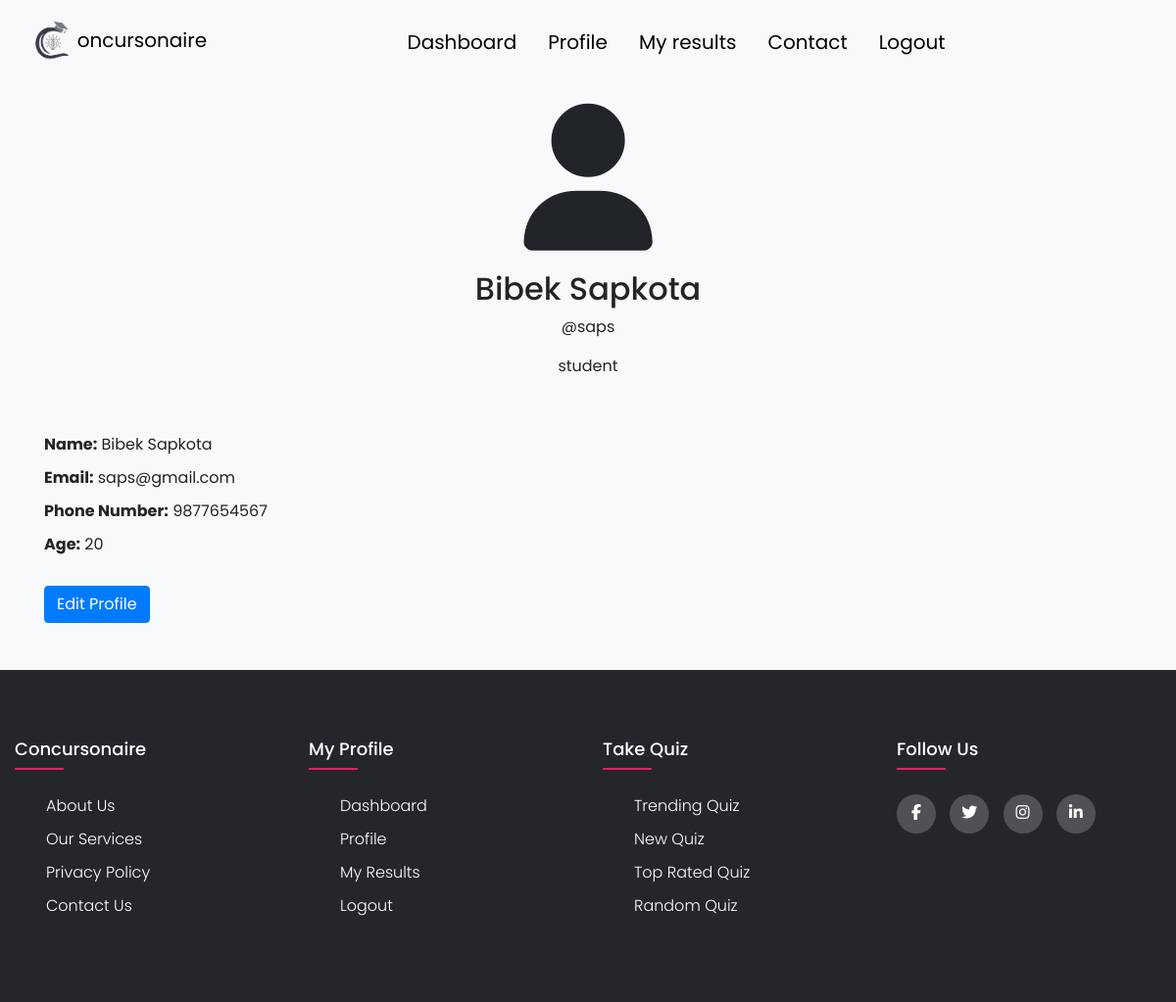
Page /public/info/profile (signed in) on the committed database.
### tables this page shows
CREATE TABLE `users` (
  `id` int(11) NOT NULL,
  `name` varchar(30) NOT NULL,
  `email` varchar(50) NOT NULL,
  `phone_num` varchar(10) NOT NULL,
  `username` varchar(30) NOT NULL,
  `role` varchar(20) NOT NULL,
  `age` int(11) NOT NULL,
  `password` varchar(255) DEFAULT NULL,
  `created_at` timestamp NOT NULL DEFAULT current_timestamp(),
  `pet_name` varchar(255) DEFAULT ''
);

### app/core/Controller.php (called while the page is built, shortened)
<?php
class Controller{
    public function model($model){
        return new $model();
    }
    public function view($view,$data=[]){
        require_once "../app/views/".$view.".php";
    }
}

### app/core/App.php (called while the page is built, shortened)
<?php
class App{
    protected $method = "index";
    public function __construct(){
       $url = $this->parseUrl();
       if(file_exists('../app/controller/'.$url[0].'.php')){
            unset($url[0]);
       }
        $this->controller = new $this->controller;
        if(isset($url[1])){
            if(method_exists($this->controller,$url[1])){
                $this->method = $url[1];
                unset($url[1]);
            }
        }
        $this->params = $url ? array_values($url):[];
        call_user_func_array([$this->controller,$this->method],$this->params);
    }
    public function parseUrl(){
        if(isset($_GET['url'])){
            return $url = explode('/',filter_var(rtrim($_GET['url'],'/')),FILTER_SANITIZE_URL);
        }
    }
}

### public/index.php (called while the page is built)
<?php
require_once "../app/init.php";
$app = new App;

### app/core/Model.php (called while the page is built, shortened)
<?php
class Model {
    public function __construct() {
        $this->db = new mysqli('localhost', 'root', '', '23189617');
    }
}
?>

### app/model/Users.php (called while the page is built, shortened)
<?php
class Users extends Model {
    public function getUserById($id) {
        $stmt = $this->db->prepare("SELECT * FROM users WHERE id = ?");
        $stmt->bind_param('i', $id);
        $stmt->execute();
        $result = $stmt->get_result();
        $user = $result->fetch_assoc();
        return $user;
    }
}

### app/views/users/profile.php (the view, shortened to what this page needs)
<!DOCTYPE html>
<html lang="en">
<head>
    <link rel="stylesheet" href="https://stackpath.bootstrapcdn.com/bootstrap/4.5.2/css/bootstrap.min.css">
    <link rel="stylesheet" href="../../public/css/style.css">
    <link rel="stylesheet" href="../../public/css/dashboard.css">
    <link rel="stylesheet" href="../../public/css/footer.css">
</head>
<body>
    <div class="container mb-5">
        <div class="profile-header">
            <i class="fa-solid fa-user"></i>
            <h2><?php echo htmlspecialchars($data['name']); ?></h2>
            <p>@<?php echo htmlspecialchars($data['username']); ?></p>
            <p><?php echo htmlspecialchars($data['role']); ?></p>
        </div>
        <div class="profile-info">
            <div id="profileDisplay">
                <div class="info-item">
                    <strong>Name:</strong> <span id="displayName"><?php echo htmlspecialchars($data['name']); ?></span>
                </div>
                <div class="info-item">
                    <strong>Email:</strong> <span id="displayEmail"><?php echo htmlspecialchars($data['email']); ?></span>
                </div>
                <div class="info-item">
                    <strong>Phone Number:</strong> <span id="displayPhone"><?php echo htmlspecialchars($data['phone_num']); ?></span>
                </div>
                <div class="info-item">
                    <strong>Age:</strong> <span id="displayAge"><?php echo htmlspecialchars($data['age']); ?></span>
                </div>
                <button type="button" class="btn btn-primary btn-edit">Edit Profile</button>
            </div>
        </div>
    </div>
</body>
</html>

### public/css/style.css (style rules this page uses)
body { background-color:#f8f9fa !important; }

### public/css/footer.css (style rules this page uses)
body { line-height: 1.5; font-family: 'Poppins', sans-serif; }
* { margin:0; padding:0; box-sizing: border-box; }

### app/views/users/profile.php (style rules this page uses)
.profile-header { background: #f8f9fa; padding: 20px; border-radius: 10px; text-align: center; }
.profile-header .fa-user { width: 150px; height: 150px; border-radius: 50%; object-fit: cover; margin-bottom: 20px; font-size: 150px; }
.profile-info { margin-top: 20px; }
.profile-info .info-item { margin-bottom: 10px; }
.btn-edit, .btn-cancel, .btn-save { margin-top: 20px; }

### rows in the picture
users: name "Bibek Sapkota", username "saps", role "student", email "saps@gmail.com", phone_num "9877654567", age "20"
